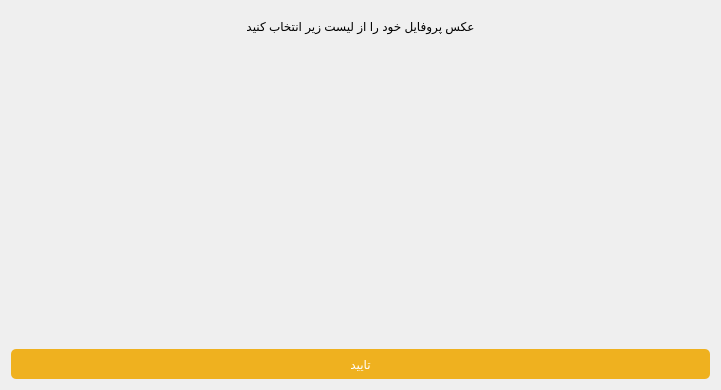
<?xml version="1.0" encoding="UTF-8"?>
<ui version="4.0">
 <class>Form</class>
 <widget class="QWidget" name="Form">
  <property name="geometry">
   <rect>
    <x>0</x>
    <y>0</y>
    <width>721</width>
    <height>390</height>
   </rect>
  </property>
  <property name="windowTitle">
   <string>عکس پروفایل</string>
  </property>
  <layout class="QVBoxLayout" name="verticalLayout">
   <item>
    <widget class="QLabel" name="label">
     <property name="minimumSize">
      <size>
       <width>0</width>
       <height>30</height>
      </size>
     </property>
     <property name="text">
      <string>عکس پروفایل خود را از لیست زیر انتخاب کنید</string>
     </property>
     <property name="alignment">
      <set>Qt::AlignCenter</set>
     </property>
    </widget>
   </item>
   <item>
    <widget class="QScrollArea" name="scrollArea">
     <property name="styleSheet">
      <string notr="true">#scrollArea {
	border:none;
	background-color: rgb(255, 255, 255);
}
</string>
     </property>
     <property name="widgetResizable">
      <bool>true</bool>
     </property>
     <widget class="QWidget" name="scrollAreaWidgetContents">
      <property name="geometry">
       <rect>
        <x>0</x>
        <y>0</y>
        <width>703</width>
        <height>300</height>
       </rect>
      </property>
      <property name="styleSheet">
       <string notr="true"/>
      </property>
      <layout class="QHBoxLayout" name="imagesLayout">
       <property name="spacing">
        <number>20</number>
       </property>
       <property name="leftMargin">
        <number>15</number>
       </property>
       <property name="topMargin">
        <number>15</number>
       </property>
       <property name="rightMargin">
        <number>15</number>
       </property>
       <property name="bottomMargin">
        <number>15</number>
       </property>
      </layout>
     </widget>
    </widget>
   </item>
   <item>
    <widget class="QPushButton" name="pushButton">
     <property name="minimumSize">
      <size>
       <width>0</width>
       <height>30</height>
      </size>
     </property>
     <property name="styleSheet">
      <string notr="true">QPushButton#pushButton{
	color: #ffffff;
	background-color:  rgb(239, 177, 31);
    border-radius: 5px;
}
QPushButton#pushButton:hover {
	background-color: rgb(255, 210, 73);
}</string>
     </property>
     <property name="text">
      <string>تایید</string>
     </property>
    </widget>
   </item>
  </layout>
 </widget>
 <resources/>
 <connections/>
</ui>
